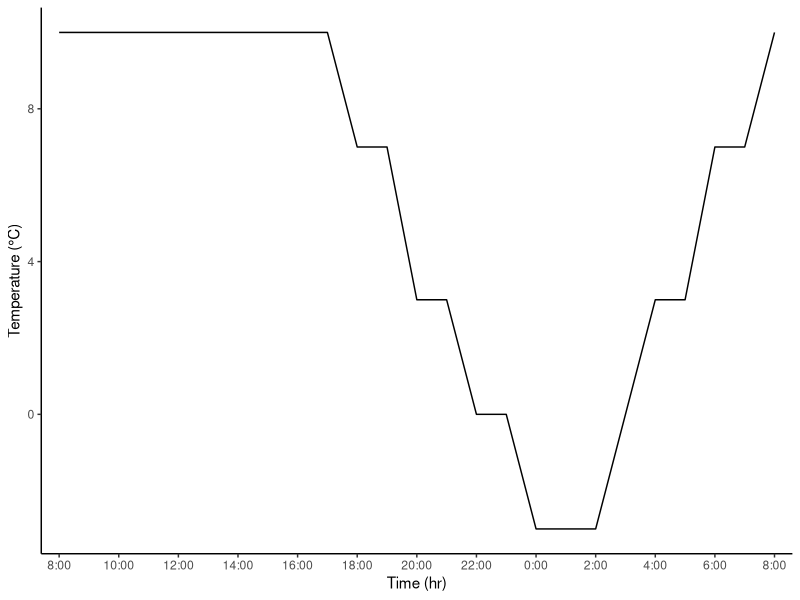

Write the R code that produced this figure.
## Started 5 April 2019 ##
## Build a figure that shows individuals undergoing False spring

# Clear workspace
rm(list=ls()) # remove everything currently held in the R memory
options(stringsAsFactors=FALSE)
graphics.off()

# Load libraries
library(ggplot2)


df <- data.frame(temp =c(10, 10, 10, 10, 10, 10, 10, 10, 10, 10, 7, 7, 3, 3, 0, 0, -3, -3, -3, 0, 3, 3, 7, 7, 10),
                 time =c("8:00", "9:00", "10:00", "11:00", "12:00", "13:00", "14:00", "15:00", "16:00",
                         "17:00", "18:00", "19:00", "20:00", "21:00", "22:00", "23:00", "0:00", "1:00", "2:00", "3:00",
                         "4:00", "5:00", "6:00", "7:00", "8:01"))
growthchamber <- ggplot(df, aes(x=factor(df$time,levels = c("8:00", "9:00", "10:00", "11:00", "12:00", "13:00", "14:00", "15:00", "16:00", "17:00",
                                                            "18:00", "19:00", "20:00", "21:00", "22:00", "23:00", "0:00", "1:00", "2:00", "3:00", "4:00",
                                                            "5:00", "6:00", "7:00", "8:01")), y=temp, group=1)) +  
  geom_line(aes(x=factor(df$time,levels = c("8:00", "9:00", "10:00", "11:00", "12:00", "13:00", "14:00", "15:00", "16:00", "17:00",
                                            "18:00", "19:00", "20:00", "21:00", "22:00", "23:00", "0:00", "1:00", "2:00", "3:00", "4:00",
                                            "5:00", "6:00", "7:00", "8:01")))) + theme_classic() +
  scale_x_discrete(breaks =c("8:00", "10:00", "12:00", "14:00", "16:00",
                             "18:00", "20:00", "22:00", "0:00", "2:00", "4:00",
                             "6:00", "8:01"),
    labels= c("8:00", "10:00", "12:00", "14:00", "16:00",
                                       "18:00", "20:00", "22:00", "0:00", "2:00", "4:00",
                                       "6:00", "8:00")) +
  xlab("Time (hr)") + ylab("Temperature (°C)")

quartz()
growthchamber
